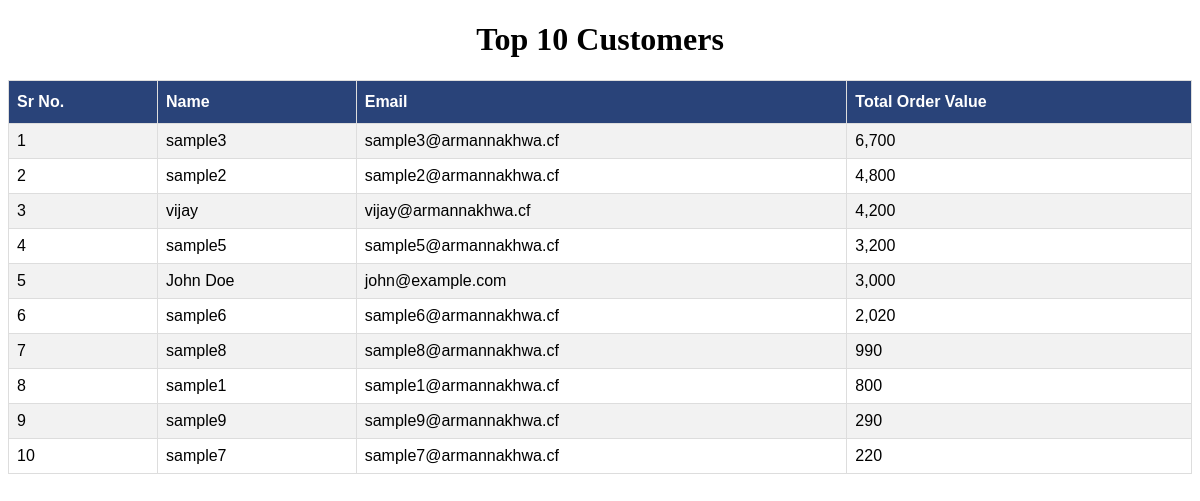
/top_customers, run on the app's committed database.
### tables this page shows
CREATE TABLE Customers (
    customer_id INTEGER PRIMARY KEY,
    name TEXT,
    email TEXT
);

### app.py (the view)
@app.route('/top_customers')
def top_customers():
    customers = retrieve_top_customers()
    return render_template('results.html', customers=customers)

### app.py (called while the page is built)
def retrieve_top_customers():
    connection = sqlite3.connect("customer_orders.db")
    cursor = connection.cursor()
    query = """
        SELECT c.name, c.email, SUM(o.order_value) AS total_order_value
        FROM Customers c
        JOIN Orders o ON c.customer_id = o.customer_id
        WHERE o.order_date >= date('now', '-30 days')
        GROUP BY c.name, c.email
        HAVING COUNT(o.order_id) = 1
        ORDER BY total_order_value DESC
        LIMIT 10
    """
    cursor.execute(query)
    results = cursor.fetchall()
    cursor.close()
    connection.close()
    return results

### templates/results.html (shortened to what this page needs)
<!DOCTYPE html>
<html>
<head>
</head>
<body>
    <h1>Top 10 Customers</h1>
    <table border="1" id="customers">
        <tr>
            <th>Sr No.</th>
            <th>Name</th>
            <th>Email</th>
            <th>Total Order Value</th>
        </tr>
        {% for customer in customers %}
        <tr>
            <td>{{ loop.index }}</td>
            <td>{{ customer[0] }}</td>
            <td>{{ customer[1] }}</td>
            <td>{{ '{:,.0f}'.format(customer[2]) }}</td>
        </tr>
        {% endfor %}
    </table>
</body>
</html>

### templates/results.html (style rules this page uses)
h1 { text-align: center; }
#customers { font-family: Arial, Helvetica, sans-serif; border-collapse: collapse; width: 100%; }
#customers td, #customers th { border: 1px solid #ddd; padding: 8px; }
#customers tr:nth-child(even) { background-color: #f2f2f2; }
#customers th { padding-top: 12px; padding-bottom: 12px; text-align: left; background-color: #294379; color: white; }

### data on the page
Customers: name "sample3", email "sample3@armannakhwa.cf", customer "6,700"
Customers: name "sample2", email "sample2@armannakhwa.cf", customer "4,800"
Customers: name "vijay", email "vijay@armannakhwa.cf", customer "4,200"
Customers: name "sample5", email "sample5@armannakhwa.cf", customer "3,200"
Customers: name "John Doe", email "john@example.com", customer "3,000"
Customers: name "sample6", email "sample6@armannakhwa.cf", customer "2,020"
Customers: name "sample8", email "sample8@armannakhwa.cf", customer "990"
Customers: name "sample1", email "sample1@armannakhwa.cf", customer "800"
Customers: name "sample9", email "sample9@armannakhwa.cf", customer "290"
Customers: name "sample7", email "sample7@armannakhwa.cf", customer "220"
